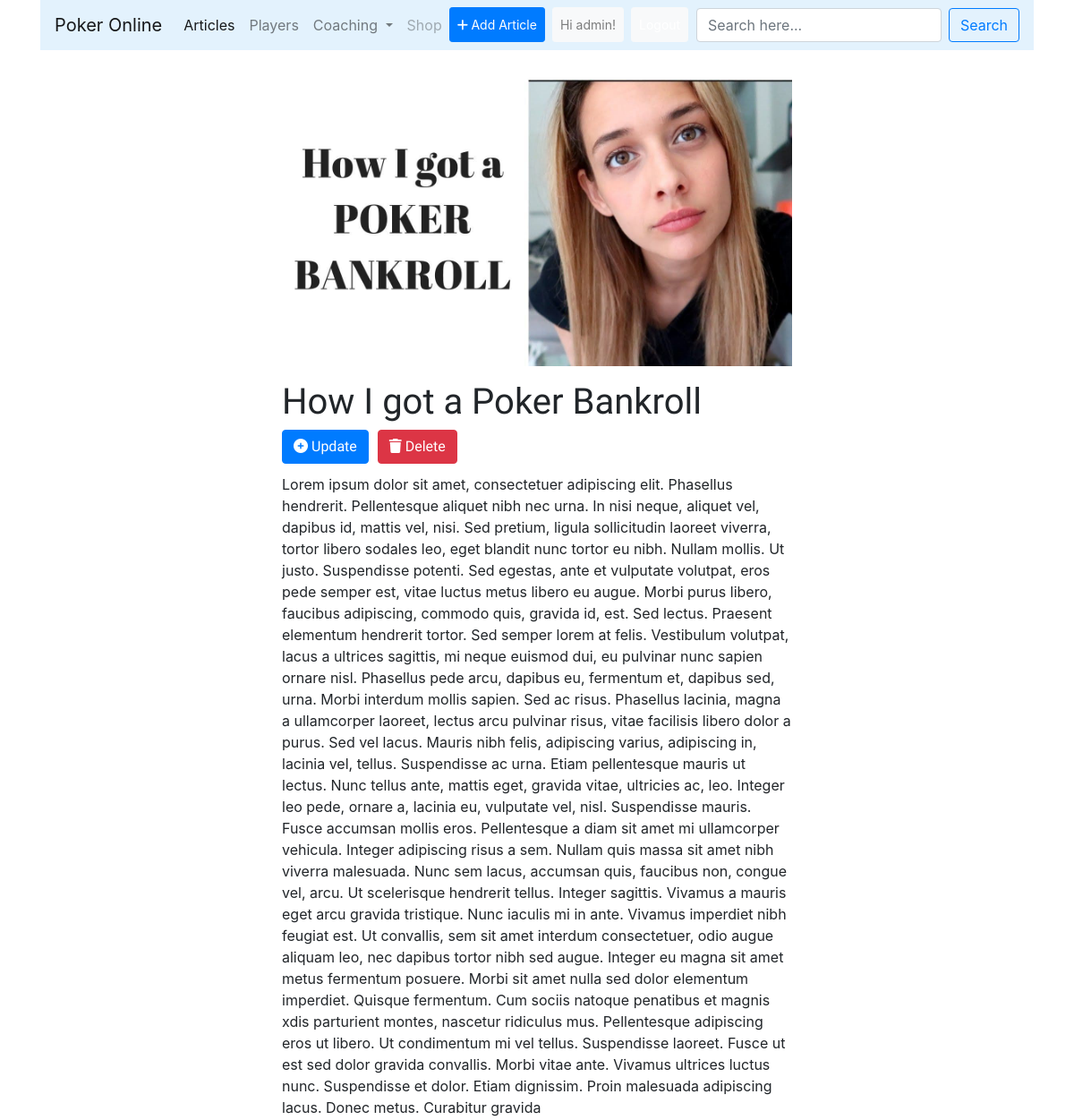
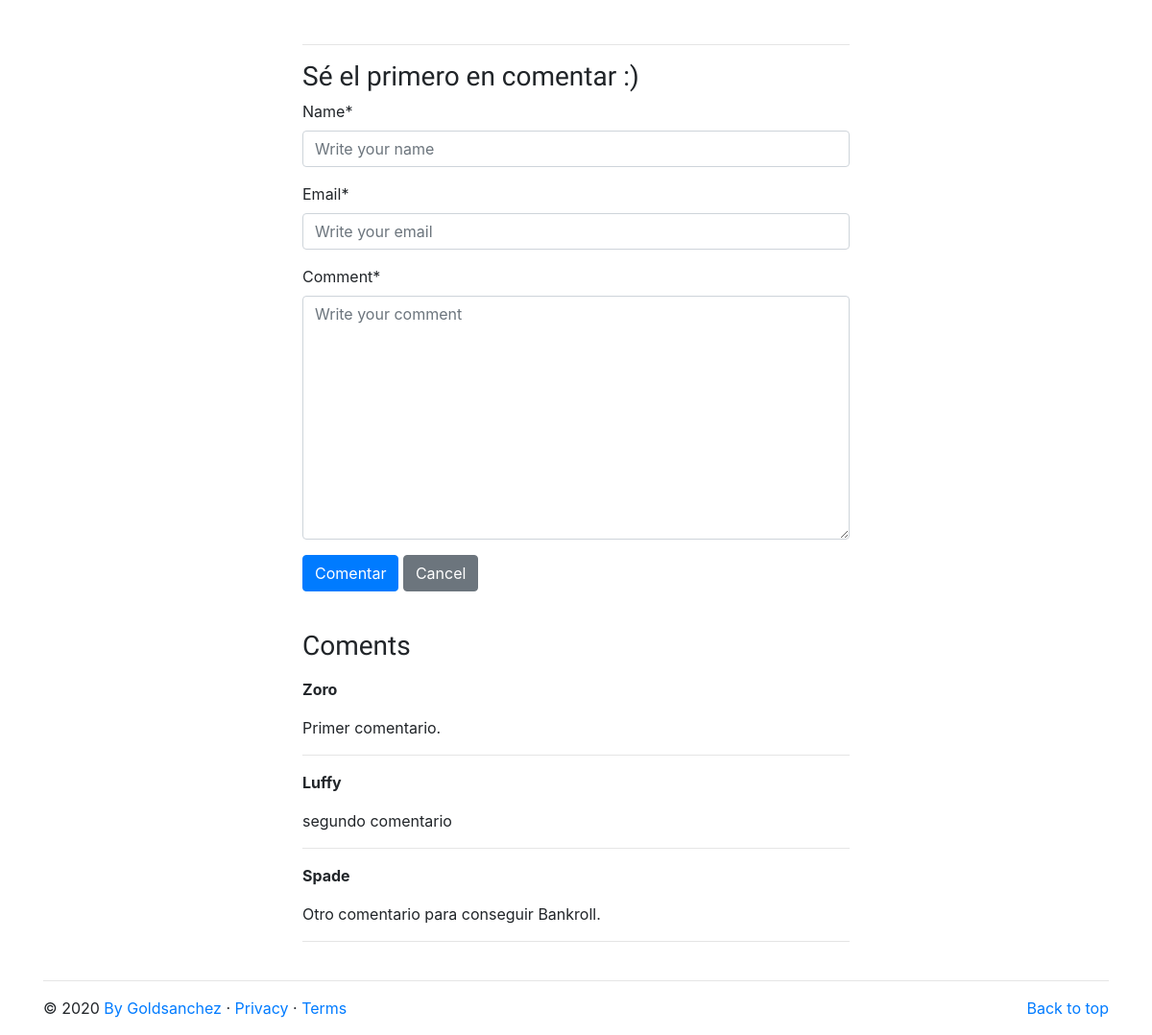
/articles/how-i-got-a-poker-bankroll (signed in), run on the app's committed database (2 pictures, top to bottom).
### orbital/models.py (models this page shows, shortened)
class New(models.Model):
    category = models.ForeignKey(Category, on_delete=models.CASCADE)
    title = models.CharField(max_length=100)
    image = models.ImageField(upload_to='images/')
    detail = RichTextField()
    add_time = models.DateTimeField(auto_now_add=True)
    slug = models.SlugField(null=True, blank = True)
    class Meta:
        verbose_name_plural = 'News'

class Comment(models.Model):
    new = models.ForeignKey(New, related_name='mensaje', on_delete=models.CASCADE)
    name = models.CharField(max_length=100)
    email = models.EmailField(max_length=254)
    comment = models.TextField()
    status = models.BooleanField(default=False)

### orbital/views.py (the view, shortened to what this page needs)
# urls.py: path('articles/<slug:slug>', Articles.as_view(), name = 'articles'),
class Articles(DetailView):
    model = New
    template_name = "orbital/articles.html"
    def get_context_data(self, **kwargs):
        context = super().get_context_data(**kwargs)
        context['now'] = timezone.now()
        context['form'] = CommentForm()
        return context

### orbital/forms.py
class CommentForm(forms.ModelForm):
    class Meta:
        model = Comment
        fields = ['name', 'email', 'comment']
        widgets = {'name': forms.TextInput(attrs={'class': 'form-control', 'placeholder': 'Write your name'}),
                   'email': forms.EmailInput(attrs={'class': 'form-control', 'placeholder': 'Write your email'}),
                   'comment': forms.Textarea(attrs={'class': 'form-control', 'placeholder': 'Write your comment'}),}

### orbital/templates/orbital/articles.html (shortened to what this page needs)
{% extends "orbital/base.html" %}
{% load static %}
{% load crispy_forms_tags %}
{% block article %}
<div class="container col-md-6 my-3">
    <div class="row">
        <div class="col">
            <img class="img-fluid my-3" src="{{object.image.url}}" alt="{object.title}}" title="{{object.title}}">
            <h1>{{object.title}} &nbsp<a class="btn btn-primary" href="{% url 'update' object.slug %}"><i class="fas fa-plus-circle">&nbsp</i>Update</a>&nbsp<a class="btn btn-danger" href="{% url 'delete' object.slug %}"><i class="fas fa-trash">&nbsp</i>Delete</a></h1>
            <p>{{object.detail|safe}}</p>
        </div>
        <div class="container my-3">
          <div class="row">
            <div class="col">
              <hr>
              <h3>Sé el primero en comentar :)</h3>
               <form class="form-group" method="post" enctype="multipart/form-data">{% csrf_token %}
                {{ form|crispy|safe }}
                <input class="btn btn-primary" type="submit" value="Comentar">
                <a class="btn btn-secondary" href="{% url 'home' %}">Cancel</a>
               </form>
            </div>
          </div>
        </div>
        <div class="col my-2">
          <h3>Coments</h3>
          {% if not new.mensaje.all %}
            <p> No coments yet... <a href="#">Add One</a></p>
          {% else %}
            {% for c in new.mensaje.all %}
                <p></p><strong>{{c.name}}</strong></p>
                <p>{{c.comment}}</p>
                <hr>
            {% endfor %}
          {% endif %}
        </div>
    </div>
</div>
{% endblock article %}

### orbital/templates/orbital/navbar.html (shortened to what this page needs)
<div class="container">
    <nav class="navbar navbar-expand-lg navbar-light" style="background-color: #e3f2fd;">
        <a class="navbar-brand" href="{% url 'home' %}">Poker Online</a>
        <div class="collapse navbar-collapse" id="navbarSupportedContent">
          <ul class="navbar-nav mr-auto">
            <li class="nav-item active">
              <a class="nav-link" href="#">Articles <span class="sr-only">(current)</span></a>
            </li>
            <li class="nav-item">
              <a class="nav-link" href="#">Players</a>
            </li>
            <li class="nav-item dropdown">
              <a class="nav-link dropdown-toggle" href="#" id="navbarDropdown" role="button" data-toggle="dropdown" aria-haspopup="true" aria-expanded="false">
                Coaching
              </a>
            </li>
            <li class="nav-item">
              <a class="nav-link disabled" href="#" tabindex="-1" aria-disabled="true">Shop</a>
            </li>
            <li class="nav-item">
              <a class="nav-link text-white btn btn-primary btn-sm" href="{% url 'create' %}" tabindex="-1" aria-disabled="true"><i class="fas fa-plus">&nbsp</i>Add Article</a>
            </li>
            {% if user.is_authenticated %}
              <li class="nav-item">
                <a class="nav-link btn btn-light btn-sm ml-2">Hi {{ user.username }}!</a>
              </li>
            {% else %}
              <li class="nav-item">
                <a class="nav-link text-white btn btn-danger btn-sm ml-2" href="{% url 'login' %}">Login</a>
              </li>
            {% endif %}
            {% if user.is_authenticated %}
              <li class="nav-item text-white">
                <a class="nav-link text-white btn btn-light btn-sm ml-2" href="{% url 'logout' %}">Logout</a>
              </li>
            {% else %}
            <li class="nav-item">
              <a class="nav-link text-white btn btn-danger btn-sm ml-2" href="{% url 'signup' %}">Sign Up</a>
            </li>
            {% endif %}
          </ul>
          <form class="form-inline my-2 my-lg-0">
            <input class="form-control mr-sm-2" type="search" placeholder="Search here..." aria-label="Search">
            <button class="btn btn-outline-primary my-sm-0" type="submit">Search</button>
          </form>
        </div>
      </nav>
</div>

### orbital/static/css/style.css (style rules this page uses)
h1, h2, h3, h4, h5 { font-family: 'Oleo Script', cursive; }

### data on the page
New: image (picture), title "How I got a Poker Bankroll", detail "Lorem ipsum dolor sit amet, consectetuer adipiscing elit. Phasellus hendrerit. Pellentesque aliquet nibh nec urna. In nisi neque, aliquet vel, dapibus id, mattis vel, nisi. Sed pretium, ligula sollicitudin laoreet viverra, tortor libero sodales leo, eget blandit nunc tortor eu nibh. Nullam mollis. Ut justo. Suspendisse potenti. Sed egestas, ante et vulputate volutpat, eros pede semper est, vitae luctus metus libero eu augue. Morbi purus libero, faucibus adipiscing, commodo quis, gravida id, est. Sed lectus. Praesent elementum hendrerit tortor. Sed semper lorem at felis. Vestibulum volutpat, lacus a ultrices sagittis, mi neque euismod dui, eu pulvinar nunc sapien ornare nisl. Phasellus pede…"
Comment: name "Zoro", comment "Primer comentario."
Comment: name "Luffy", comment "segundo comentario"
Comment: name "Spade", comment "Otro comentario para conseguir Bankroll."

### other printed values
{{ user.username }} "admin"
